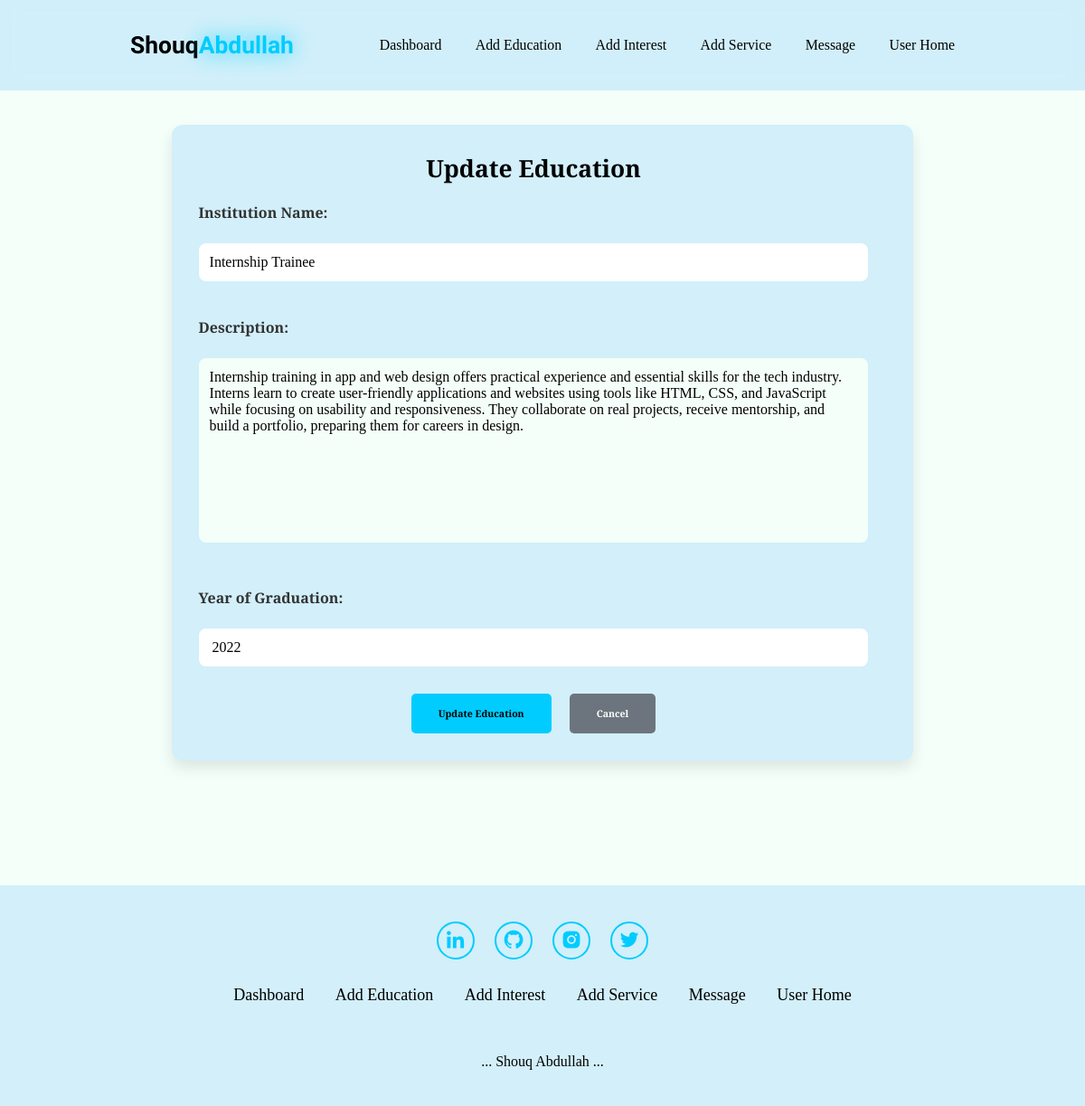
Screenshot of /dashboard/education/edit/7/ with the database file from the repository.
### dashboard/models.py (models this page shows, shortened)
class Education(models.Model):
    uni_name = models.CharField(max_length=255)
    degree = models.CharField(max_length=255)
    description = models.TextField()
    graduation_year = models.IntegerField()

### dashboard/views.py (the view)
# urls.py: path('education/edit/<int:pk>/', views.update_education, name='update_education'),
def update_education(request, pk):
    education = get_object_or_404(Education, pk=pk)
    if request.method == 'POST':
        form = EducationForm(request.POST,request.FILES, instance=education)
        if form.is_valid():
            form.save()
            return redirect('dashboard:education_list')
    else:
        form = EducationForm(instance=education)
    return render(request, 'dashboard/update_education.html', {'form': form, 'education': education})

### dashboard/forms.py
class EducationForm(forms.ModelForm):
    class Meta:
        model = Education
        fields = ['uni_name', 'description', 'graduation_year']
        labels = {
            'uni_name': 'Institution Name',
            'description': 'Description',
            'graduation_year': 'Year of Graduation',
        }

### dashboard/templates/dashboard/update_education.html (shortened to what this page needs)
{% extends 'about_myself/base.html' %}
{% block content %}
<section>
  <div class="contact-us-card">
    <div class="contact-form">
      <h1 class="title">Update Education</h1>
      <form method="POST">
        {{ form.as_p }}
        <div class="form-buttons">
          <button type="submit" class="btn2 btn-primary">Update Education</button>
          <a href="{% url 'dashboard:education_list' %}" class="btn2 btn-secondary2">Cancel</a>
        </div>
      </form>
    </div>
  </div>
</section>
{% endblock %}

### about_myself/static/css/style.css (style rules this page uses)
* { margin: 0; padding: 0; box-sizing: border-box; text-decoration: none; border: none; outline: none; scroll-behavior: smooth; font-family: 'Playfair Display', serif; }
:root { --bg-color:#F5FFFA; --second-bg-color:rgba(159, 215, 249, 0.41); --text-color:black; --main-color:#00CCFF; }
html { font-size: 60%; scroll-behavior: smooth; }
body { background: var(--bg-color); color: var(--text-color); }
section { min-height: 100vh; padding: 10rem 12% 10rem; }
.contact-us-card { background-color: var(--second-bg-color); width: 90%; margin: 50px auto; padding: 30px; border-radius: 12px; box-shadow: 0 8px 16px rgba(0, 0, 0, 0.1); font-family: Arial, sans-serif; }
.contact-form { flex: 1; min-width: 300px; padding-right: 20px; }
.contact-form h1 { font-size: 3rem; font-weight: bold; color: var(--text-color); margin-bottom: 20px; font-family: 'Playfair Display', serif; }
.contact-form p { font-size: 2rem; color: var(--text-color); margin-bottom: 30px; font-family: 'Playfair Display', serif; }
label { display: block; font-size: 16px; font-weight: 600; margin-bottom: 8px; color: #333; font-family: 'Playfair Display', serif; }
textarea { width: 100%; padding: 12px; margin-bottom: 15px; border: 1px; border-radius: 8px; font-size: 16px; font-family: 'Playfair Display', serif; transition: border-color 0.3s ease; background-color: var(--bg-color); color: var(--text-color); resize: none; margin-top: 15px; }
@media (max-width:1285px) { html { font-size: 55%; } }
form input[type="text"] { width: 100%; padding: 12px; margin-bottom: 10px; border: 1px; border-radius: 8px; font-size: 16px; font-family: 'Playfair Display', serif; transition: border-color 0.3s ease; background-color: white; color: var(--text-color); margin-top: 15px; }
#id_graduation_year { width: 100%; padding: 12px 15px; font-size: 16px; border: 2px; border-radius: 8px; outline: none; transition: border-color 0.3s ease, box-shadow 0.3s ease; color: var(--text-color); margin-top: 15px; }
.title { font-size: 2.5rem; color: #333; margin-bottom: 20px; text-align: center; }
.title { font-size: 2.5rem; color: #333; margin-bottom: 20px; text-align: center; font-family: 'Playfair Display', serif; }
.btn2 { padding: 15px 30px; font-size: 1.2rem; border-radius: 5px; cursor: pointer; transition: background-color 0.3s; font-family: 'Playfair Display', serif; background: var(--main-color); font-weight: bold; }
.btn-secondary2 { background-color: #6c757d; color: white; text-decoration: none; padding: 15px 30px; border-radius: 5px; }
.form-buttons { display: flex; justify-content: center; gap: 20px; margin-top: 30px; }

### rows the page displays
Education: uni_name "Internship Trainee", description "Internship training in app and web design offers practical experience and essential skills for the tech industry. Interns learn to create user-friendly applications and websites using tools like HTML, CSS, and JavaScript while focusing on usability and responsiveness. They collaborate on real projects, receive mentorship, and build a portfolio, preparing them for careers in design.", graduation_year "2022"
